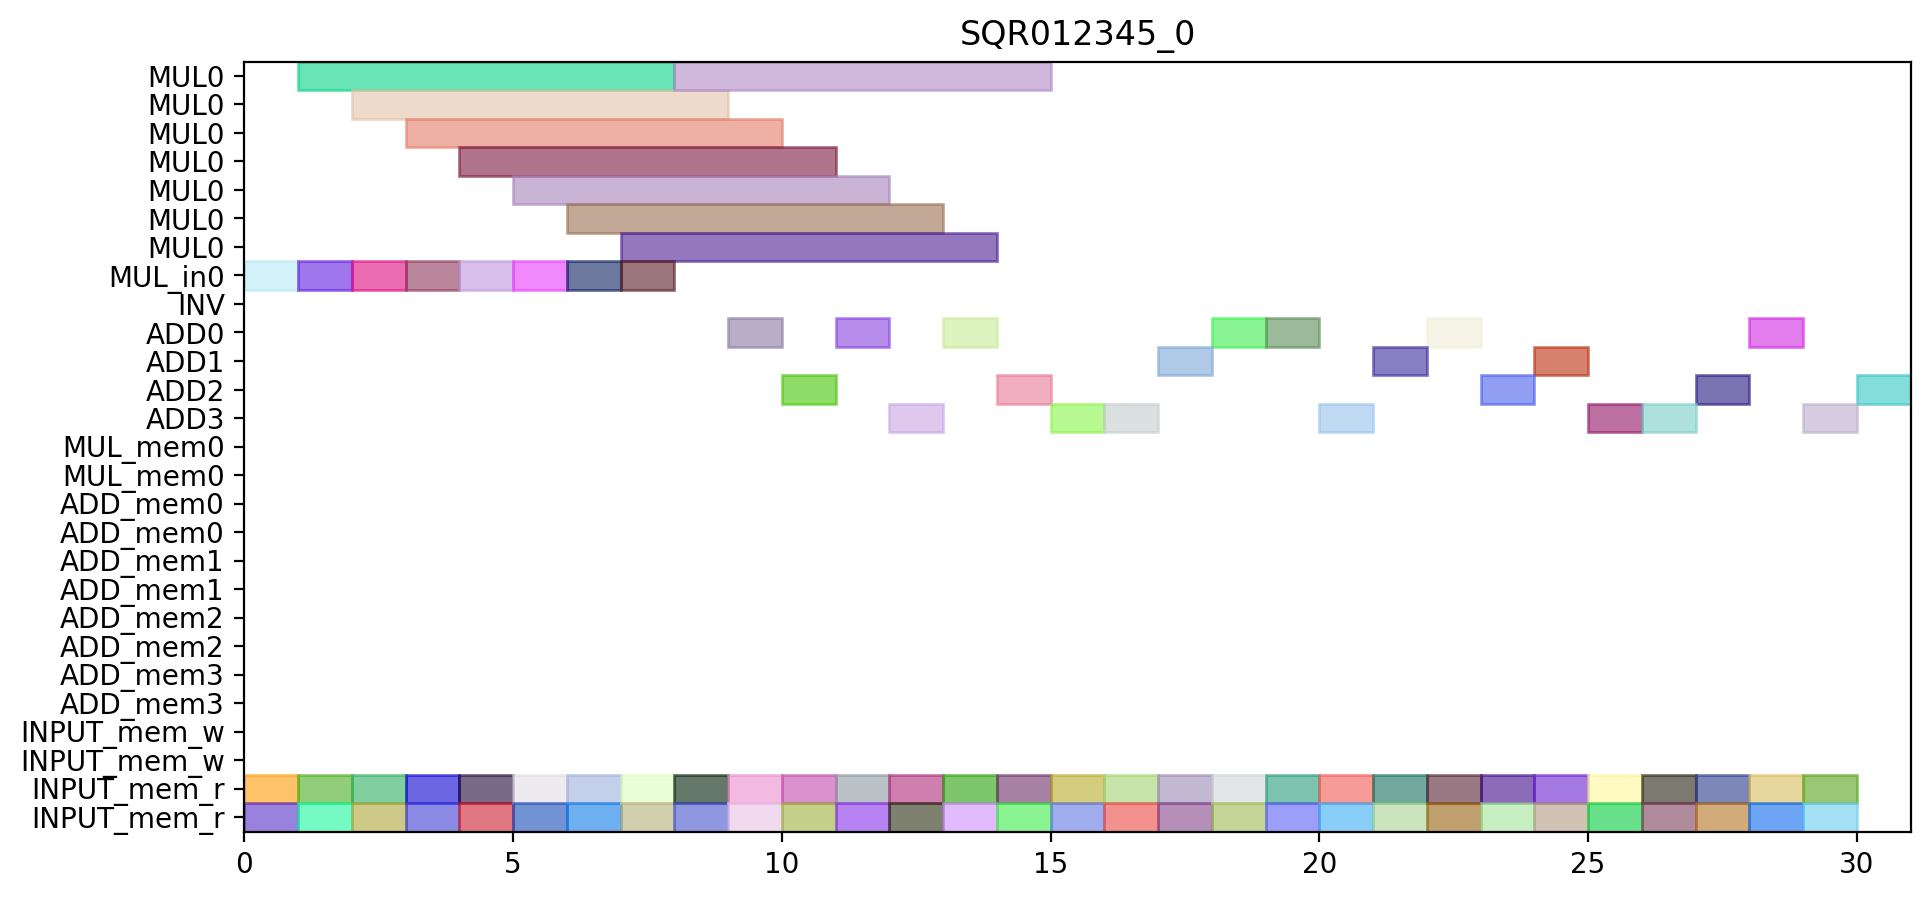

Here is the Python script that generated this plot:
from pyschedule import Scenario, solvers, plotters, alt


def solve():
	horizon = 130
	S = Scenario("SQR012345_0", horizon=horizon)

	# resource
	MUL = S.Resources('MUL', num=1, size=7)
	MUL_in = S.Resources('MUL_in', num=1)
	INV = S.Resource('INV')
	ADD = S.Resources('ADD', num=4, periods=range(1, horizon))
	MUL_mem = S.Resources('MUL_mem', num=1, size=2)
	ADD_mem = S.Resources('ADD_mem', num=4, size=2)
	INPUT_mem_w = S.Resource('INPUT_mem_w', size=2)
	INPUT_mem_r = S.Resource('INPUT_mem_r', size=2)

	# result of previous scheduling

	# new tasks
	t0_a1_0 = S.Task('t0_a1_0', length=1, delay_cost=1)
	t0_a1_0 += alt(ADD)

	t0_a1_0_mem0 = S.Task('t0_a1_0_mem0', length=1, delay_cost=1)
	t0_a1_0_mem0 += INPUT_mem_r
	S += t0_a1_0_mem0 <= t0_a1_0

	t0_a1_0_mem1 = S.Task('t0_a1_0_mem1', length=1, delay_cost=1)
	t0_a1_0_mem1 += INPUT_mem_r
	S += t0_a1_0_mem1 <= t0_a1_0

	t0_a1_1 = S.Task('t0_a1_1', length=1, delay_cost=1)
	t0_a1_1 += alt(ADD)

	t0_a1_1_mem0 = S.Task('t0_a1_1_mem0', length=1, delay_cost=1)
	t0_a1_1_mem0 += INPUT_mem_r
	S += t0_a1_1_mem0 <= t0_a1_1

	t0_a1_1_mem1 = S.Task('t0_a1_1_mem1', length=1, delay_cost=1)
	t0_a1_1_mem1 += INPUT_mem_r
	S += t0_a1_1_mem1 <= t0_a1_1

	t0_t10 = S.Task('t0_t10', length=1, delay_cost=1)
	t0_t10 += alt(ADD)

	t0_t10_mem0 = S.Task('t0_t10_mem0', length=1, delay_cost=1)
	t0_t10_mem0 += INPUT_mem_r
	S += t0_t10_mem0 <= t0_t10

	t0_t10_mem1 = S.Task('t0_t10_mem1', length=1, delay_cost=1)
	t0_t10_mem1 += INPUT_mem_r
	S += t0_t10_mem1 <= t0_t10

	t0_t11 = S.Task('t0_t11', length=1, delay_cost=1)
	t0_t11 += alt(ADD)

	t0_t11_mem0 = S.Task('t0_t11_mem0', length=1, delay_cost=1)
	t0_t11_mem0 += INPUT_mem_r
	S += t0_t11_mem0 <= t0_t11

	t0_t11_mem1 = S.Task('t0_t11_mem1', length=1, delay_cost=1)
	t0_t11_mem1 += INPUT_mem_r
	S += t0_t11_mem1 <= t0_t11

	t0_t3_t0_in = S.Task('t0_t3_t0_in', length=1, delay_cost=1)
	t0_t3_t0_in += alt(MUL_in)
	t0_t3_t0 = S.Task('t0_t3_t0', length=7, delay_cost=1)
	t0_t3_t0 += alt(MUL)
	S += t0_t3_t0>=t0_t3_t0_in

	t0_t3_t0_mem0 = S.Task('t0_t3_t0_mem0', length=1, delay_cost=1)
	t0_t3_t0_mem0 += INPUT_mem_r
	S += t0_t3_t0_mem0 <= t0_t3_t0

	t0_t3_t0_mem1 = S.Task('t0_t3_t0_mem1', length=1, delay_cost=1)
	t0_t3_t0_mem1 += INPUT_mem_r
	S += t0_t3_t0_mem1 <= t0_t3_t0

	t0_t3_t1_in = S.Task('t0_t3_t1_in', length=1, delay_cost=1)
	t0_t3_t1_in += alt(MUL_in)
	t0_t3_t1 = S.Task('t0_t3_t1', length=7, delay_cost=1)
	t0_t3_t1 += alt(MUL)
	S += t0_t3_t1>=t0_t3_t1_in

	t0_t3_t1_mem0 = S.Task('t0_t3_t1_mem0', length=1, delay_cost=1)
	t0_t3_t1_mem0 += INPUT_mem_r
	S += t0_t3_t1_mem0 <= t0_t3_t1

	t0_t3_t1_mem1 = S.Task('t0_t3_t1_mem1', length=1, delay_cost=1)
	t0_t3_t1_mem1 += INPUT_mem_r
	S += t0_t3_t1_mem1 <= t0_t3_t1

	t0_t3_t2 = S.Task('t0_t3_t2', length=1, delay_cost=1)
	t0_t3_t2 += alt(ADD)

	t0_t3_t2_mem0 = S.Task('t0_t3_t2_mem0', length=1, delay_cost=1)
	t0_t3_t2_mem0 += INPUT_mem_r
	S += t0_t3_t2_mem0 <= t0_t3_t2

	t0_t3_t2_mem1 = S.Task('t0_t3_t2_mem1', length=1, delay_cost=1)
	t0_t3_t2_mem1 += INPUT_mem_r
	S += t0_t3_t2_mem1 <= t0_t3_t2

	t0_t3_t3 = S.Task('t0_t3_t3', length=1, delay_cost=1)
	t0_t3_t3 += alt(ADD)

	t0_t3_t3_mem0 = S.Task('t0_t3_t3_mem0', length=1, delay_cost=1)
	t0_t3_t3_mem0 += INPUT_mem_r
	S += t0_t3_t3_mem0 <= t0_t3_t3

	t0_t3_t3_mem1 = S.Task('t0_t3_t3_mem1', length=1, delay_cost=1)
	t0_t3_t3_mem1 += INPUT_mem_r
	S += t0_t3_t3_mem1 <= t0_t3_t3

	t100 = S.Task('t100', length=1, delay_cost=1)
	t100 += alt(ADD)

	t100_mem0 = S.Task('t100_mem0', length=1, delay_cost=1)
	t100_mem0 += INPUT_mem_r
	S += t100_mem0 <= t100

	t100_mem1 = S.Task('t100_mem1', length=1, delay_cost=1)
	t100_mem1 += INPUT_mem_r
	S += t100_mem1 <= t100

	t101 = S.Task('t101', length=1, delay_cost=1)
	t101 += alt(ADD)

	t101_mem0 = S.Task('t101_mem0', length=1, delay_cost=1)
	t101_mem0 += INPUT_mem_r
	S += t101_mem0 <= t101

	t101_mem1 = S.Task('t101_mem1', length=1, delay_cost=1)
	t101_mem1 += INPUT_mem_r
	S += t101_mem1 <= t101

	t110 = S.Task('t110', length=1, delay_cost=1)
	t110 += alt(ADD)

	t110_mem0 = S.Task('t110_mem0', length=1, delay_cost=1)
	t110_mem0 += INPUT_mem_r
	S += t110_mem0 <= t110

	t110_mem1 = S.Task('t110_mem1', length=1, delay_cost=1)
	t110_mem1 += INPUT_mem_r
	S += t110_mem1 <= t110

	t111 = S.Task('t111', length=1, delay_cost=1)
	t111 += alt(ADD)

	t111_mem0 = S.Task('t111_mem0', length=1, delay_cost=1)
	t111_mem0 += INPUT_mem_r
	S += t111_mem0 <= t111

	t111_mem1 = S.Task('t111_mem1', length=1, delay_cost=1)
	t111_mem1 += INPUT_mem_r
	S += t111_mem1 <= t111

	t3_t0_t0_in = S.Task('t3_t0_t0_in', length=1, delay_cost=1)
	t3_t0_t0_in += alt(MUL_in)
	t3_t0_t0 = S.Task('t3_t0_t0', length=7, delay_cost=1)
	t3_t0_t0 += alt(MUL)
	S += t3_t0_t0>=t3_t0_t0_in

	t3_t0_t0_mem0 = S.Task('t3_t0_t0_mem0', length=1, delay_cost=1)
	t3_t0_t0_mem0 += INPUT_mem_r
	S += t3_t0_t0_mem0 <= t3_t0_t0

	t3_t0_t0_mem1 = S.Task('t3_t0_t0_mem1', length=1, delay_cost=1)
	t3_t0_t0_mem1 += INPUT_mem_r
	S += t3_t0_t0_mem1 <= t3_t0_t0

	t3_t0_t1_in = S.Task('t3_t0_t1_in', length=1, delay_cost=1)
	t3_t0_t1_in += alt(MUL_in)
	t3_t0_t1 = S.Task('t3_t0_t1', length=7, delay_cost=1)
	t3_t0_t1 += alt(MUL)
	S += t3_t0_t1>=t3_t0_t1_in

	t3_t0_t1_mem0 = S.Task('t3_t0_t1_mem0', length=1, delay_cost=1)
	t3_t0_t1_mem0 += INPUT_mem_r
	S += t3_t0_t1_mem0 <= t3_t0_t1

	t3_t0_t1_mem1 = S.Task('t3_t0_t1_mem1', length=1, delay_cost=1)
	t3_t0_t1_mem1 += INPUT_mem_r
	S += t3_t0_t1_mem1 <= t3_t0_t1

	t3_t0_t2 = S.Task('t3_t0_t2', length=1, delay_cost=1)
	t3_t0_t2 += alt(ADD)

	t3_t0_t2_mem0 = S.Task('t3_t0_t2_mem0', length=1, delay_cost=1)
	t3_t0_t2_mem0 += INPUT_mem_r
	S += t3_t0_t2_mem0 <= t3_t0_t2

	t3_t0_t2_mem1 = S.Task('t3_t0_t2_mem1', length=1, delay_cost=1)
	t3_t0_t2_mem1 += INPUT_mem_r
	S += t3_t0_t2_mem1 <= t3_t0_t2

	t3_t0_t3 = S.Task('t3_t0_t3', length=1, delay_cost=1)
	t3_t0_t3 += alt(ADD)

	t3_t0_t3_mem0 = S.Task('t3_t0_t3_mem0', length=1, delay_cost=1)
	t3_t0_t3_mem0 += INPUT_mem_r
	S += t3_t0_t3_mem0 <= t3_t0_t3

	t3_t0_t3_mem1 = S.Task('t3_t0_t3_mem1', length=1, delay_cost=1)
	t3_t0_t3_mem1 += INPUT_mem_r
	S += t3_t0_t3_mem1 <= t3_t0_t3

	t3_t1_t0_in = S.Task('t3_t1_t0_in', length=1, delay_cost=1)
	t3_t1_t0_in += alt(MUL_in)
	t3_t1_t0 = S.Task('t3_t1_t0', length=7, delay_cost=1)
	t3_t1_t0 += alt(MUL)
	S += t3_t1_t0>=t3_t1_t0_in

	t3_t1_t0_mem0 = S.Task('t3_t1_t0_mem0', length=1, delay_cost=1)
	t3_t1_t0_mem0 += INPUT_mem_r
	S += t3_t1_t0_mem0 <= t3_t1_t0

	t3_t1_t0_mem1 = S.Task('t3_t1_t0_mem1', length=1, delay_cost=1)
	t3_t1_t0_mem1 += INPUT_mem_r
	S += t3_t1_t0_mem1 <= t3_t1_t0

	t3_t1_t1_in = S.Task('t3_t1_t1_in', length=1, delay_cost=1)
	t3_t1_t1_in += alt(MUL_in)
	t3_t1_t1 = S.Task('t3_t1_t1', length=7, delay_cost=1)
	t3_t1_t1 += alt(MUL)
	S += t3_t1_t1>=t3_t1_t1_in

	t3_t1_t1_mem0 = S.Task('t3_t1_t1_mem0', length=1, delay_cost=1)
	t3_t1_t1_mem0 += INPUT_mem_r
	S += t3_t1_t1_mem0 <= t3_t1_t1

	t3_t1_t1_mem1 = S.Task('t3_t1_t1_mem1', length=1, delay_cost=1)
	t3_t1_t1_mem1 += INPUT_mem_r
	S += t3_t1_t1_mem1 <= t3_t1_t1

	t3_t1_t2 = S.Task('t3_t1_t2', length=1, delay_cost=1)
	t3_t1_t2 += alt(ADD)

	t3_t1_t2_mem0 = S.Task('t3_t1_t2_mem0', length=1, delay_cost=1)
	t3_t1_t2_mem0 += INPUT_mem_r
	S += t3_t1_t2_mem0 <= t3_t1_t2

	t3_t1_t2_mem1 = S.Task('t3_t1_t2_mem1', length=1, delay_cost=1)
	t3_t1_t2_mem1 += INPUT_mem_r
	S += t3_t1_t2_mem1 <= t3_t1_t2

	t3_t1_t3 = S.Task('t3_t1_t3', length=1, delay_cost=1)
	t3_t1_t3 += alt(ADD)

	t3_t1_t3_mem0 = S.Task('t3_t1_t3_mem0', length=1, delay_cost=1)
	t3_t1_t3_mem0 += INPUT_mem_r
	S += t3_t1_t3_mem0 <= t3_t1_t3

	t3_t1_t3_mem1 = S.Task('t3_t1_t3_mem1', length=1, delay_cost=1)
	t3_t1_t3_mem1 += INPUT_mem_r
	S += t3_t1_t3_mem1 <= t3_t1_t3

	t3_t20 = S.Task('t3_t20', length=1, delay_cost=1)
	t3_t20 += alt(ADD)

	t3_t20_mem0 = S.Task('t3_t20_mem0', length=1, delay_cost=1)
	t3_t20_mem0 += INPUT_mem_r
	S += t3_t20_mem0 <= t3_t20

	t3_t20_mem1 = S.Task('t3_t20_mem1', length=1, delay_cost=1)
	t3_t20_mem1 += INPUT_mem_r
	S += t3_t20_mem1 <= t3_t20

	t3_t21 = S.Task('t3_t21', length=1, delay_cost=1)
	t3_t21 += alt(ADD)

	t3_t21_mem0 = S.Task('t3_t21_mem0', length=1, delay_cost=1)
	t3_t21_mem0 += INPUT_mem_r
	S += t3_t21_mem0 <= t3_t21

	t3_t21_mem1 = S.Task('t3_t21_mem1', length=1, delay_cost=1)
	t3_t21_mem1 += INPUT_mem_r
	S += t3_t21_mem1 <= t3_t21

	t3_t30 = S.Task('t3_t30', length=1, delay_cost=1)
	t3_t30 += alt(ADD)

	t3_t30_mem0 = S.Task('t3_t30_mem0', length=1, delay_cost=1)
	t3_t30_mem0 += INPUT_mem_r
	S += t3_t30_mem0 <= t3_t30

	t3_t30_mem1 = S.Task('t3_t30_mem1', length=1, delay_cost=1)
	t3_t30_mem1 += INPUT_mem_r
	S += t3_t30_mem1 <= t3_t30

	t3_t31 = S.Task('t3_t31', length=1, delay_cost=1)
	t3_t31 += alt(ADD)

	t3_t31_mem0 = S.Task('t3_t31_mem0', length=1, delay_cost=1)
	t3_t31_mem0 += INPUT_mem_r
	S += t3_t31_mem0 <= t3_t31

	t3_t31_mem1 = S.Task('t3_t31_mem1', length=1, delay_cost=1)
	t3_t31_mem1 += INPUT_mem_r
	S += t3_t31_mem1 <= t3_t31

	t4_a1_0 = S.Task('t4_a1_0', length=1, delay_cost=1)
	t4_a1_0 += alt(ADD)

	t4_a1_0_mem0 = S.Task('t4_a1_0_mem0', length=1, delay_cost=1)
	t4_a1_0_mem0 += INPUT_mem_r
	S += t4_a1_0_mem0 <= t4_a1_0

	t4_a1_0_mem1 = S.Task('t4_a1_0_mem1', length=1, delay_cost=1)
	t4_a1_0_mem1 += INPUT_mem_r
	S += t4_a1_0_mem1 <= t4_a1_0

	t4_a1_1 = S.Task('t4_a1_1', length=1, delay_cost=1)
	t4_a1_1 += alt(ADD)

	t4_a1_1_mem0 = S.Task('t4_a1_1_mem0', length=1, delay_cost=1)
	t4_a1_1_mem0 += INPUT_mem_r
	S += t4_a1_1_mem0 <= t4_a1_1

	t4_a1_1_mem1 = S.Task('t4_a1_1_mem1', length=1, delay_cost=1)
	t4_a1_1_mem1 += INPUT_mem_r
	S += t4_a1_1_mem1 <= t4_a1_1

	t4_t10 = S.Task('t4_t10', length=1, delay_cost=1)
	t4_t10 += alt(ADD)

	t4_t10_mem0 = S.Task('t4_t10_mem0', length=1, delay_cost=1)
	t4_t10_mem0 += INPUT_mem_r
	S += t4_t10_mem0 <= t4_t10

	t4_t10_mem1 = S.Task('t4_t10_mem1', length=1, delay_cost=1)
	t4_t10_mem1 += INPUT_mem_r
	S += t4_t10_mem1 <= t4_t10

	t4_t11 = S.Task('t4_t11', length=1, delay_cost=1)
	t4_t11 += alt(ADD)

	t4_t11_mem0 = S.Task('t4_t11_mem0', length=1, delay_cost=1)
	t4_t11_mem0 += INPUT_mem_r
	S += t4_t11_mem0 <= t4_t11

	t4_t11_mem1 = S.Task('t4_t11_mem1', length=1, delay_cost=1)
	t4_t11_mem1 += INPUT_mem_r
	S += t4_t11_mem1 <= t4_t11

	t4_t3_t0_in = S.Task('t4_t3_t0_in', length=1, delay_cost=1)
	t4_t3_t0_in += alt(MUL_in)
	t4_t3_t0 = S.Task('t4_t3_t0', length=7, delay_cost=1)
	t4_t3_t0 += alt(MUL)
	S += t4_t3_t0>=t4_t3_t0_in

	t4_t3_t0_mem0 = S.Task('t4_t3_t0_mem0', length=1, delay_cost=1)
	t4_t3_t0_mem0 += INPUT_mem_r
	S += t4_t3_t0_mem0 <= t4_t3_t0

	t4_t3_t0_mem1 = S.Task('t4_t3_t0_mem1', length=1, delay_cost=1)
	t4_t3_t0_mem1 += INPUT_mem_r
	S += t4_t3_t0_mem1 <= t4_t3_t0

	t4_t3_t1_in = S.Task('t4_t3_t1_in', length=1, delay_cost=1)
	t4_t3_t1_in += alt(MUL_in)
	t4_t3_t1 = S.Task('t4_t3_t1', length=7, delay_cost=1)
	t4_t3_t1 += alt(MUL)
	S += t4_t3_t1>=t4_t3_t1_in

	t4_t3_t1_mem0 = S.Task('t4_t3_t1_mem0', length=1, delay_cost=1)
	t4_t3_t1_mem0 += INPUT_mem_r
	S += t4_t3_t1_mem0 <= t4_t3_t1

	t4_t3_t1_mem1 = S.Task('t4_t3_t1_mem1', length=1, delay_cost=1)
	t4_t3_t1_mem1 += INPUT_mem_r
	S += t4_t3_t1_mem1 <= t4_t3_t1

	solvers.mip.solve(S,msg=1,kind='CPLEX',ratio_gap=1.01)

	solution = [['hoge']*len(S.solution()[1]) for i in range(len(S.solution()))]
	for i in range(len(S.solution())):
		for j in range(len(S.solution()[i])):
			solution[i][j]=str(S.solution()[i][j])
	print(solution)

	cycles = int(solution[-1][3])

	pic_file_name = "/mnt/rose/usr1/fukuda/pairing_automation_design2/bls24-559/scheduling/SQR012345_mul1_add4/SQR012345_0.png"
	if(S.solution() != []):
		plotters.matplotlib.plot(S,img_filename=pic_file_name, vertical_text=True, fig_size=(cycles*0.25+3, 5), show_task_labels=False)

	return solution
